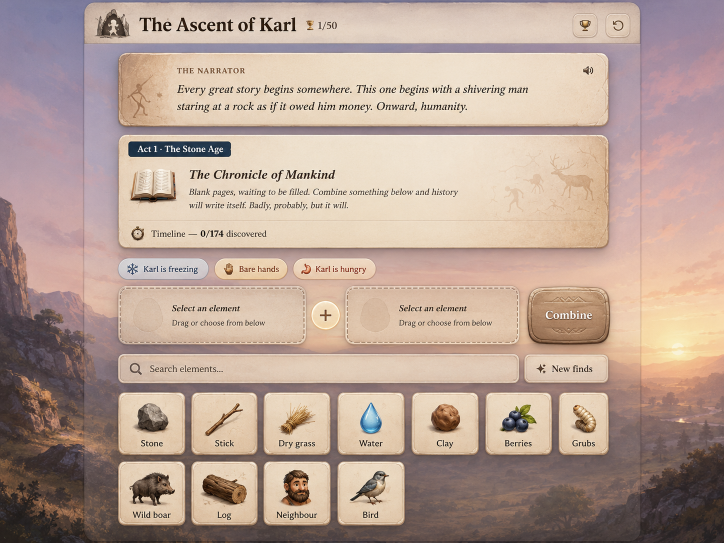
#> input picture docs/design/reference/target-2026-08-11.webp, 1448 x 1086 px (shown at 1/2 size)
$ python build_header_icons.py
#> lines starting #> are read from the running program, lines starting #| are printed output that depends on the picture; after the words box and inside, x2 and y2 are one past the last pixel; in counts of white or black regions, pixels touching at a corner belong together
"""Skærer headerens ikoner ud af referencen i stedet for at tegne dem.

DESIGN.md §8 siger "ikoner er streg, ikke emoji", og det er grunden til, at
headeren stod med tynde sorte SVG-streger. Referencen gør noget andet: dens
pokal er et malet guldbæger med lys kant, og dens omgør-pil er tyk, mørkebrun
og har et lyst højlys under sig. Forskellen er ikke smag — den er målbar.
Headerens blækdækning stod på 0.476 mod referencens, fordi vores glyffer er
under halvt så tunge.

Samme metode som mærket, kombinér-tavlen og gnisten: alfa er afstanden fra
papirfarven, RGB beholdes råt. Kanterne får en pergamentfarvet bræmme, men da
ikonerne lægges tilbage PÅ pergament, er den bræmme netop rigtig.

Tælleren ved siden af titlen har sit eget lille bæger — en anden tegning, ikke
den store skaleret ned, så den skæres ud for sig. Fortællerens højttaler ligger
samme sted i metoden og er derfor med her, selvom den ikke sidder i headeren.
"""

from pathlib import Path

import numpy as np
from PIL import Image

ROOT = Path(__file__).resolve().parents[2]
REF = ROOT / "docs/design/reference/target-2026-08-11.webp"
OUT = ROOT / "src/assets/art/ui"

# Målt i referencen. Vinduerne har luft til alle sider, så bboxen findes af
# tærsklen og ikke af, hvor vinduet tilfældigvis blev sat.
ICONS = {
    "icon-trophy": (1156, 36, 1186, 66),
    "icon-restart": (1221, 36, 1252, 66),
    "counter-trophy": (607, 38, 631, 64),
    # Fortællerens højttaler: et malet mørkt ikon, ikke en SVG i en hvid pille.
    "icon-speaker": (1160, 128, 1192, 154),
}
# Under dette falder alfa til nul. Papirets egen kornstruktur ligger på ~28 i
# sum-afstand, så 34 lader kornet være og tager kun glyffen med.
FLOOR = 34
SPAN = 150


def cut(name: str, box: tuple[int, int, int, int], ref: np.ndarray) -> None:
    x0, y0, x1, y1 = box
    src = ref[y0:y1, x0:x1].astype(float)
    paper = np.median(src.reshape(-1, 3), axis=0)
    dist = np.abs(src - paper).sum(axis=2)

    keep = dist > FLOOR
    ys, xs = np.where(keep)
    if not len(ys):
        raise SystemExit(f"{name}: intet fundet — vinduet rammer forbi")
    # Beskær til glyffen selv, ellers bestemmer vinduets luft ikonets størrelse.
    src = src[ys.min() : ys.max() + 1, xs.min() : xs.max() + 1]
    dist = dist[ys.min() : ys.max() + 1, xs.min() : xs.max() + 1]

    alpha = np.clip((dist - FLOOR) / SPAN, 0, 1)
    rgba = np.dstack([src, alpha * 255]).astype(np.uint8)
    img = Image.fromarray(rgba, "RGBA")
    OUT.mkdir(parents=True, exist_ok=True)
    img.save(OUT / f"{name}.webp", lossless=True, quality=100)
    print(f"{name}.webp {img.width}x{img.height} · papir {paper.astype(int)}")


def main() -> None:
    ref = np.asarray(Image.open(REF).convert("RGB"))
#> ref is the input picture: shape (1086, 1448, 3); mean R, G, B 183.9, 161.4, 149.3
    for name, box in ICONS.items():
        cut(name, box, ref)
#> this loop made 4 passes
#> paper in cut on passes 1 to 4: [222, 202, 182], [222, 202, 183], [222, 203, 187], [233, 212, 189]
#| icon-trophy.webp 25x25 · papir [222 202 182]
#| icon-restart.webp 24x24 · papir [222 202 183]
#| counter-trophy.webp 20x21 · papir [222 203 187]
#| icon-speaker.webp 23x20 · papir [233 212 189]
#> pass 1, in cut, `src = ref[y0:y1, x0:x1].astype(float)`:
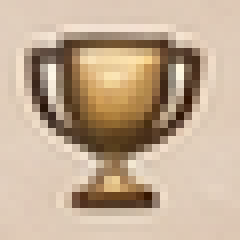
#> src: shape (30, 30, 3) float64 (shown 8 times larger); mean R, G, B 195.3, 172.6, 148.7
#> pass 1, in cut, `dist = np.abs(src - paper).sum(axis=2)`:
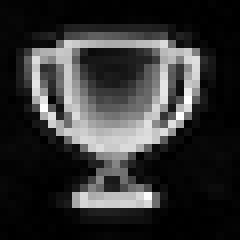
#> dist: shape (30, 30) float64 (shown 8 times larger); min 0, max 534, mean 107.2; drawn with min black and max white
#> pass 1, in cut, `keep = dist > FLOOR`:
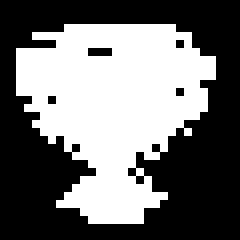
#> keep: shape (30, 30) bool (shown 8 times larger); 44.1% white; 1 white region, box (x1, y1, x2, y2) and area: (2, 3, 27, 28) 397
#> pass 1, in cut, `src = src[ys.min() : ys.max() + 1, xs.min() : xs.max() + 1]`:
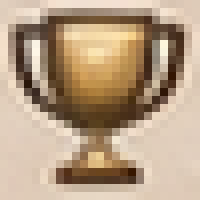
#> src: shape (25, 25, 3) float64 (shown 8 times larger); mean R, G, B 183.2, 159.2, 132.9


if __name__ == "__main__":
    main()
